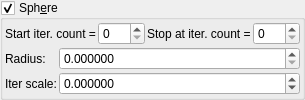
    <widget class="MyGroupBox" name="groupCheck_transf_function_enabledK_false">
     <property name="title">
      <string>Sph&amp;ere</string>
     </property>
     <property name="checkable">
      <bool>true</bool>
     </property>
     <layout class="QVBoxLayout" name="verticalLayout_17" stretch="0,0">
      <property name="spacing">
       <number>2</number>
      </property>
      <property name="leftMargin">
       <number>2</number>
      </property>
      <property name="topMargin">
       <number>2</number>
      </property>
      <property name="rightMargin">
       <number>2</number>
      </property>
      <property name="bottomMargin">
       <number>2</number>
      </property>
      <item>
       <layout class="QHBoxLayout" name="horizontalLayout_5" stretch="0,1,0,1">
        <property name="topMargin">
         <number>0</number>
        </property>
        <item>
         <widget class="QLabel" name="label_78">
          <property name="text">
           <string>Start iter. count =</string>
          </property>
          <property name="wordWrap">
           <bool>true</bool>
          </property>
         </widget>
        </item>
        <item>
         <widget class="MySpinBox" name="spinboxInt_transf_start_iterations_M">
          <property name="sizePolicy">
           <sizepolicy hsizetype="Minimum" vsizetype="Maximum">
            <horstretch>0</horstretch>
            <verstretch>0</verstretch>
           </sizepolicy>
          </property>
          <property name="minimum">
           <number>0</number>
          </property>
          <property name="maximum">
           <number>999</number>
          </property>
          <property name="value">
           <number>0</number>
          </property>
         </widget>
        </item>
        <item>
         <widget class="QLabel" name="label_63">
          <property name="text">
           <string>Stop at iter. count =</string>
          </property>
          <property name="wordWrap">
           <bool>true</bool>
          </property>
         </widget>
        </item>
        <item>
         <widget class="MySpinBox" name="spinboxInt_transf_stop_iterations_M">
          <property name="sizePolicy">
           <sizepolicy hsizetype="Preferred" vsizetype="Maximum">
            <horstretch>0</horstretch>
            <verstretch>0</verstretch>
           </sizepolicy>
          </property>
          <property name="maximum">
           <number>999</number>
          </property>
         </widget>
        </item>
       </layout>
      </item>
      <item>
       <layout class="QGridLayout" name="gridLayout_33" columnstretch="0,1">
        <property name="spacing">
         <number>2</number>
        </property>
        <item row="3" column="1">
         <widget class="MyDoubleSpinBox" name="spinbox_transf_scale_1">
          <property name="sizePolicy">
           <sizepolicy hsizetype="Minimum" vsizetype="Maximum">
            <horstretch>0</horstretch>
            <verstretch>0</verstretch>
           </sizepolicy>
          </property>
          <property name="prefix">
           <string/>
          </property>
          <property name="suffix">
           <string/>
          </property>
          <property name="decimals">
           <number>6</number>
          </property>
          <property name="minimum">
           <double>-100000.000000000000000</double>
          </property>
          <property name="maximum">
           <double>100000.000000000000000</double>
          </property>
          <property name="singleStep">
           <double>0.100000000000000</double>
          </property>
         </widget>
        </item>
        <item row="1" column="1">
         <widget class="MyDoubleSpinBox" name="spinbox_transf_folding_limit">
          <property name="sizePolicy">
           <sizepolicy hsizetype="Minimum" vsizetype="Maximum">
            <horstretch>0</horstretch>
            <verstretch>0</verstretch>
           </sizepolicy>
          </property>
          <property name="prefix">
           <string/>
          </property>
          <property name="suffix">
           <string/>
          </property>
          <property name="decimals">
           <number>6</number>
          </property>
          <property name="minimum">
           <double>0.000000000000000</double>
          </property>
          <property name="maximum">
           <double>99.998999999999995</double>
          </property>
          <property name="singleStep">
           <double>0.100000000000000</double>
          </property>
         </widget>
        </item>
        <item row="3" column="0">
         <widget class="QLabel" name="label_12">
          <property name="text">
           <string>Iter scale:</string>
          </property>
         </widget>
        </item>
        <item row="1" column="0">
         <widget class="QLabel" name="label_13">
          <property name="text">
           <string>Radius:</string>
          </property>
         </widget>
        </item>
       </layout>
      </item>
     </layout>
    </widget>
